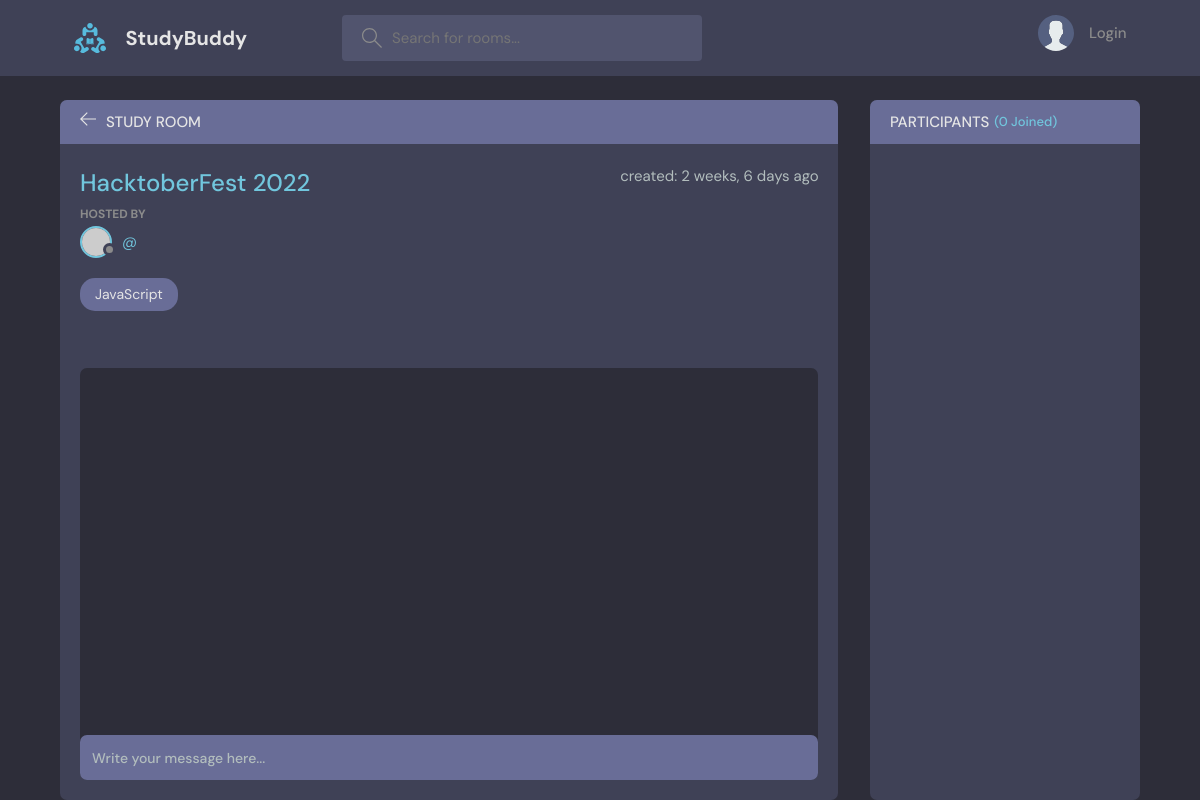
Before: /room/2/ with the older database file.
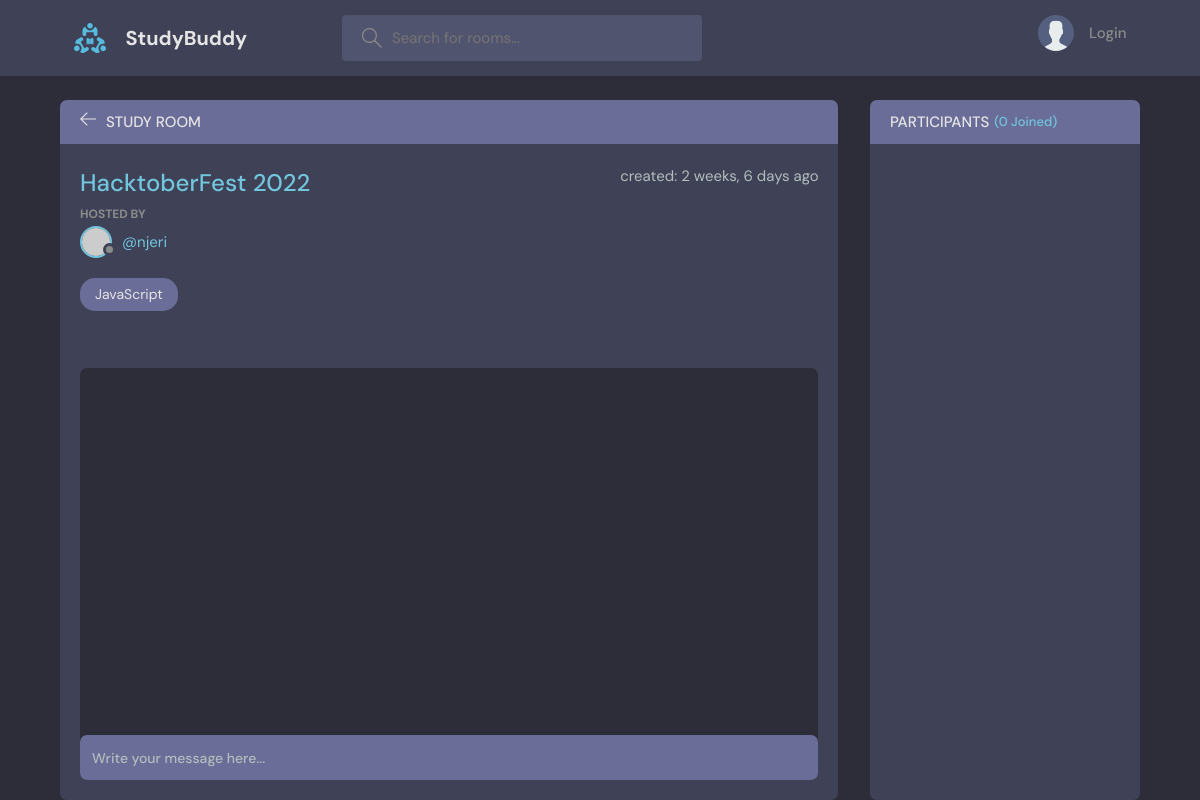
After: the same page with the newer database file.
### base/models.py (models this page shows, shortened)
class Room(models.Model):
   host = models.ForeignKey(User, on_delete=models.SET_NULL, null=True)
   topic = models.ForeignKey(Topic, on_delete=models.SET_NULL, null=True)
   name = models.CharField (max_length=200)
   description = models.TextField(null=True, blank=True)
   participants = models.ManyToManyField(User, related_name='participants', blank=True)      #users active in a room
   updated = models.DateTimeField(auto_now=True)
   created = models.DateTimeField(auto_now_add=True)
   class Meta:
        ordering = ['-updated', '-created']

### base/views.py (the view, shortened to what this page needs)
# urls.py: path('room/<str:pk>/', views.room, name="room"),
def room(request, pk):
    room = Room.objects.get(id=pk)
    room_messages = room.message_set.all()
    participants = room.participants.all()
    context = {'room': room, 'room_messages': room_messages, 'participants': participants}
    return render(request, 'base/room.html', context)

### base/templates/base/room.html (shortened to what this page needs)
{% extends 'main.html' %}
{% block content %}
<main class="profile-page layout layout--2">
  <div class="container">
    <div class="room">
      <div class="room__top">
        <div class="room__topLeft">
          <a href="{% url 'home' %}">
            <svg version="1.1" xmlns="http://www.w3.org/2000/svg" width="32" height="32" viewBox="0 0 32 32">
              <title>arrow-left</title>
              <path
                d="M13.723 2.286l-13.723 13.714 13.719 13.714 1.616-1.611-10.96-10.96h27.625v-2.286h-27.625l10.965-10.965-1.616-1.607z"
              ></path>
            </svg>
          </a>
          <h3>Study Room</h3>
        </div>
      </div>
      <div class="room__box scroll">
        <div class="room__header scroll">
          <div class="room__info">
            <h3>{{room.name}}</h3>
            <span> created: {{room.created|timesince}} ago</span>
          </div>
          <div class="room__hosted">
            <p>Hosted By</p>
            <a href="{% url 'user-profile' room.host.id %}" class="room__author">
              <div class="avatar avatar--small">
                <img src="https://randomuser.me/api/portraits/men/37.jpg" />
              </div>
              <span>@{{room.host.username}}</span>
            </a>
          </div>
          <span class="room__topics">JavaScript</span>
        </div>
        <div class="room__conversation">
          <div class="threads scroll">
          </div>
        </div>
      </div>
      <div class="room__message">
        <form action="#"><input name="" placeholder="Write your message here..." /></form>
      </div>
    </div>
    <div class="participants">
      <h3 class="participants__top">Participants <span>({{participants.count}} Joined)</span></h3>
      <div class="participants__list scroll">
      </div>
    </div>
  </div>
</main>
{% endblock content %}

Changed rows visible on the page:
changed Room: host.username (not shown) → "njeri"
